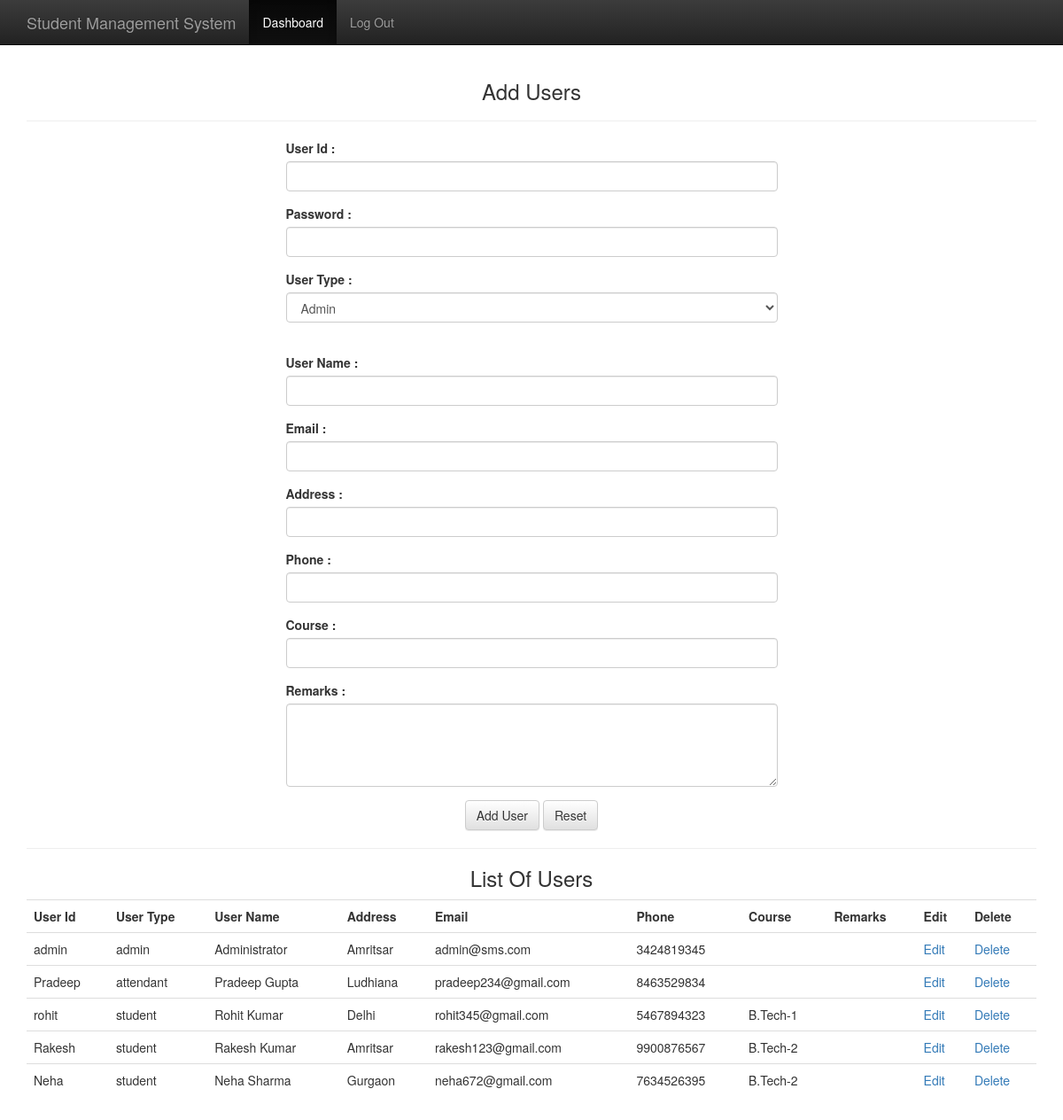
The app's page /adduser.php (signed in) with its own data.
### tables this page shows
CREATE TABLE `tbl_user` (
  `userid` varchar(50) NOT NULL,
  `hashpassword` varchar(100) NOT NULL,
  `usertype` varchar(50) NOT NULL,
  `username` varchar(50) NOT NULL,
  `email` varchar(50) NOT NULL,
  `address` varchar(200) DEFAULT NULL,
  `phone` varchar(14) DEFAULT NULL,
  `course` varchar(50) DEFAULT NULL,
  `remarks` text
);

### includes/functions.php (called while the page is built, shortened)
<?php
function get_all_users() {
    global $connection;
    $query = "SELECT * FROM tbl_user ORDER BY usertype" ;
    $user_set = mysqli_query($connection, $query);
    return $user_set;
}
?>

### adduser.php (the view, shortened to what this page needs)
<?php require_once("includes/db_connection.php"); ?>
<?php require_once("includes/functions.php"); ?>
<?php require_once("includes/validation_functions.php"); $page_name="";?>
<?php
    if (isset($_POST['submit'])) {
            $userid= mysql_prep($_POST['userid']);
            $hashpassword= password_encrypt($_POST['hashpassword']);
            $usertype= mysql_prep($_POST['usertype']);
            $username= mysql_prep($_POST['username']);
            $address= mysql_prep($_POST['address']);
            $email= mysql_prep($_POST['email']);
            $phone= mysql_prep($_POST['phone']);
            $course= mysql_prep($_POST['course']);
            $remarks= mysql_prep($_POST['remarks']);
            $fields_required = array("userid", "hashpassword","usertype", "username", "email");
            validate_presences($fields_required);
            $fields_with_max_lengths = array("userid" => 50, "username" => 50, "hashpassword" => 100, "usertype" => 90, "email" => 50);
            validate_max_lengths($fields_with_max_lengths);
            $table = "tbl_user";
            $column = "userid";
            $data = $userid ;
            $userid = check_unique($column, $table, $data);
            if (!empty($errors)) {
                $_SESSION["errors"] = $errors;
            } else {
            $query = "INSERT INTO tbl_user (";
            $query .= "userid, hashpassword, usertype, username, address, email, phone, course, remarks";
            $query .= ") values (";
            $query .= "'{$userid}', '{$hashpassword}', '{$usertype}', '{$username}', '{$address}', '{$email}','{$phone}', '{$course}', '{$remarks}'";
            $query .= ")";
            $result = mysqli_query($connection, $query);
            if ($result) {
                $_SESSION["message"] .= "User Added. ";
                $userid= "";
                $hashpassword= "";
                $usertype= "";
                $username= "";
                $address= "";
                $email= "";
                $phone= "";
                $course= "";
                $remarks= "";
                } else {
                    $_SESSION["message"] .= "Add User failed." . mysqli_error($connection);
                }
            }
    } else {
        $userid= "";
        $usertype= "";
        $username= "";
        $address= "";
        $email= "";
        $phone= "";
        $course= "";
        $remarks= "";
    }
?>
<?php include("layout/header.php"); ?>
        <div id="content">
            <div class="content text-center">
                <h3>Add Users</h3>
                 <hr>
            </div>
            <div class="row">
                <div class="col-md-3">
                </div>
                <div class="col-md-6">
                    <form action="adduser.php" enctype="multipart/form-data" method="post">
                        <div class="form-group">
                            <label>User Id : </label>
                            <input class="form-control" type="text" required="required" name="userid" value="<?php echo htmlspecialchars($userid); ?>" />
                        </div>
                        <div class="form-group">
                            <label>Password : </label>
                        <input class="form-control" type="password" required="required" name="hashpassword" value="" />
                        </div>
                        <div class="form-group">
                        <label>User Type : </label>
                        <select class="form-control" name="usertype" id=""  required="required" >
                                <option value="admin" <?php if($usertype == 'admin'){ echo "selected";} ?> >Admin</option>
                        </select><br>
                        </div>
                        <div class="form-group">
                        <label>User Name : </label>
                        <input class="form-control" type="text" name="username" value="<?php echo htmlspecialchars($username); ?>" />
                        </div>
                        <div class="form-group">
                        <label>Email : </label>
                        <input class="form-control" type="text" name="email" value="<?php echo htmlspecialchars($email); ?>" />
                        </div>
                        <div class="form-group">
                        <label>Address : </label>
                        <input class="form-control" type="text" name="address" value="<?php echo htmlspecialchars($address); ?>" />
                        </div>
                        <div class="form-group">
                        <label>Phone : </label>
                        <input class="form-control" type="number" name="phone" value="<?php echo htmlspecialchars($phone); ?>" />
                        </div>
                        <div class="form-group">
                        <label>Course : </label>
                        <input class="form-control" type="text" name="course" value="<?php echo htmlspecialchars($course); ?>" />
                        </div>
                        <div class="form-group">
                        <div><label class="textarea">Remarks : </label>
                        <textarea class="form-control" rows="4" name="remarks" ><?php echo htmlspecialchars($remarks); ?></textarea></div>
                        </div>
                        <div class="text-center">
                            <input class="btn btn-default" type="submit" name="submit" value="Add User" />
                            <input class="btn btn-default" type="reset" name="reset" value="Reset" />
                        </div>
                    </form>
                </div>
                <div class="col-md-3">
                </div>
            </div>
            <hr>
            <div class="text-center">
                <h3>List Of Users</h3>
            </div>
            <?php
                $user_set = get_all_users();
            ?>
            <table class="table">
                <tr>
                    <th>User Id</th>
                    <th>User Type</th>
                    <th>User Name</th>
                    <th>Address</th>
                    <th>Email</th>
                    <th>Phone</th>
                    <th>Course</th>
		            <th>Remarks</th>
                    <th>Edit</th>
                    <th>Delete</th>
                </tr>
                <tr>
                    <?php
                    while ($row= mysqli_fetch_assoc($user_set))
                    {
                        echo "<td>". $row["userid"]."</td>" ;
                        echo "<td>". $row["usertype"]."</td>" ;
                        echo "<td>". $row["username"]."</td>" ;
		                echo "<td>". $row["address"]."</td>";
                        echo "<td>". $row["email"]."</td>" ;
                        echo "<td>". $row["phone"]."</td>" ;
                        echo "<td>". $row["course"]."</td>" ;
		                echo "<td>". $row["remarks"]."</td>" ;
                        echo "<td><a href=\"edituser.php?userid=".$row["userid"]."\">Edit</a></td>";
                        echo "<td><a href=\"deleteuser.php?userid=".$row["userid"]."\" onclick=\"return confirm('Are you sure you want to delete this user?');\">Delete</a></td></tr>" ;
                    }
                    ?>
            </table>
        </div>
<?php include("layout/footer.php"); ?>

### css/theme.css (style rules this page uses)
body { padding-top: 70px; padding-bottom: 30px; }

### records on screen
tbl_user: userid "admin", usertype "admin", username "Administrator", address "Amritsar", email "admin@sms.com", phone "3424819345"
tbl_user: userid "Pradeep", usertype "attendant", username "Pradeep Gupta", address "Ludhiana", email "pradeep234@gmail.com", phone "8463529834"
tbl_user: userid "rohit", usertype "student", username "Rohit Kumar", address "Delhi", email "rohit345@gmail.com", phone "5467894323", course "B.Tech-1"
tbl_user: userid "Rakesh", usertype "student", username "Rakesh Kumar", address "Amritsar", email "rakesh123@gmail.com", phone "9900876567", course "B.Tech-2"
tbl_user: userid "Neha", usertype "student", username "Neha Sharma", address "Gurgaon", email "neha672@gmail.com", phone "7634526395", course "B.Tech-2"
